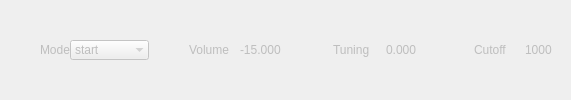
       <widget class="QWidget" name="fake_options_wid" native="true">
        <property name="enabled">
         <bool>false</bool>
        </property>
        <layout class="QHBoxLayout" name="horizontalLayout_2">
         <property name="spacing">
          <number>0</number>
         </property>
         <property name="leftMargin">
          <number>0</number>
         </property>
         <property name="topMargin">
          <number>0</number>
         </property>
         <property name="rightMargin">
          <number>0</number>
         </property>
         <property name="bottomMargin">
          <number>0</number>
         </property>
         <item>
          <spacer name="horizontalSpacer_19">
           <property name="orientation">
            <enum>Qt::Horizontal</enum>
           </property>
           <property name="sizeHint" stdset="0">
            <size>
             <width>40</width>
             <height>20</height>
            </size>
           </property>
          </spacer>
         </item>
         <item>
          <widget class="QLabel" name="fk_rls_mode_l">
           <property name="text">
            <string>Mode</string>
           </property>
          </widget>
         </item>
         <item>
          <widget class="QComboBox" name="fk_rls_mode_cmb">
           <property name="sizePolicy">
            <sizepolicy hsizetype="Minimum" vsizetype="Fixed">
             <horstretch>0</horstretch>
             <verstretch>0</verstretch>
            </sizepolicy>
           </property>
           <property name="minimumSize">
            <size>
             <width>64</width>
             <height>0</height>
            </size>
           </property>
           <property name="toolTip">
            <string>Fake release mode

'start'	Direct reuse of attack sample (default)
'loop_end'	Set start at loop_end (samples with tail after loop)
'cue'	Set start at cue marker</string>
           </property>
           <property name="frame">
            <bool>false</bool>
           </property>
           <item>
            <property name="text">
             <string>start</string>
            </property>
           </item>
           <item>
            <property name="text">
             <string>loop_end</string>
            </property>
           </item>
           <item>
            <property name="text">
             <string>cue</string>
            </property>
           </item>
          </widget>
         </item>
         <item>
          <spacer name="horizontalSpacer_22">
           <property name="orientation">
            <enum>Qt::Horizontal</enum>
           </property>
           <property name="sizeHint" stdset="0">
            <size>
             <width>40</width>
             <height>20</height>
            </size>
           </property>
          </spacer>
         </item>
         <item>
          <widget class="QLabel" name="fk_volume_l">
           <property name="text">
            <string>Volume</string>
           </property>
          </widget>
         </item>
         <item>
          <widget class="QDoubleSpinBox" name="fk_volume_dsb">
           <property name="minimumSize">
            <size>
             <width>64</width>
             <height>0</height>
            </size>
           </property>
           <property name="toolTip">
            <string>Fake Release Attenuation (dB)

In many cases, the release sounds should be attenuated</string>
           </property>
           <property name="frame">
            <bool>false</bool>
           </property>
           <property name="alignment">
            <set>Qt::AlignCenter</set>
           </property>
           <property name="buttonSymbols">
            <enum>QAbstractSpinBox::NoButtons</enum>
           </property>
           <property name="decimals">
            <number>3</number>
           </property>
           <property name="minimum">
            <double>-96.000000000000000</double>
           </property>
           <property name="maximum">
            <double>0.000000000000000</double>
           </property>
           <property name="value">
            <double>-15.000000000000000</double>
           </property>
          </widget>
         </item>
         <item>
          <spacer name="horizontalSpacer_20">
           <property name="orientation">
            <enum>Qt::Horizontal</enum>
           </property>
           <property name="sizeHint" stdset="0">
            <size>
             <width>40</width>
             <height>20</height>
            </size>
           </property>
          </spacer>
         </item>
         <item>
          <widget class="QWidget" name="fk_rls_tweaks_wid" native="true">
           <layout class="QHBoxLayout" name="horizontalLayout_5">
            <property name="spacing">
             <number>0</number>
            </property>
            <property name="leftMargin">
             <number>0</number>
            </property>
            <property name="topMargin">
             <number>0</number>
            </property>
            <property name="rightMargin">
             <number>0</number>
            </property>
            <property name="bottomMargin">
             <number>0</number>
            </property>
            <item>
             <widget class="QLabel" name="fk_tuning_l">
              <property name="text">
               <string>Tuning</string>
              </property>
             </widget>
            </item>
            <item>
             <widget class="QDoubleSpinBox" name="fk_tuning_dsb">
              <property name="minimumSize">
               <size>
                <width>64</width>
                <height>0</height>
               </size>
              </property>
              <property name="toolTip">
               <string>Fake Release Tuning (semitones)

Detune the release sounds from their original pitch</string>
              </property>
              <property name="frame">
               <bool>false</bool>
              </property>
              <property name="alignment">
               <set>Qt::AlignCenter</set>
              </property>
              <property name="buttonSymbols">
               <enum>QAbstractSpinBox::NoButtons</enum>
              </property>
              <property name="decimals">
               <number>3</number>
              </property>
              <property name="minimum">
               <double>-48.000000000000000</double>
              </property>
              <property name="maximum">
               <double>48.000000000000000</double>
              </property>
              <property name="value">
               <double>0.000000000000000</double>
              </property>
             </widget>
            </item>
            <item>
             <spacer name="horizontalSpacer_21">
              <property name="orientation">
               <enum>Qt::Horizontal</enum>
              </property>
              <property name="sizeHint" stdset="0">
               <size>
                <width>40</width>
                <height>20</height>
               </size>
              </property>
             </spacer>
            </item>
            <item>
             <widget class="QLabel" name="fk_cutoff_l">
              <property name="text">
               <string>Cutoff</string>
              </property>
             </widget>
            </item>
            <item>
             <widget class="QDoubleSpinBox" name="fk_cutoff_dsb">
              <property name="minimumSize">
               <size>
                <width>64</width>
                <height>0</height>
               </size>
              </property>
              <property name="toolTip">
               <string>Fake Release Low Pass Filter (Hz)

In many case, release sounds sound &quot;muffled&quot;, this can be simulated here with a simple filter</string>
              </property>
              <property name="frame">
               <bool>false</bool>
              </property>
              <property name="alignment">
               <set>Qt::AlignCenter</set>
              </property>
              <property name="buttonSymbols">
               <enum>QAbstractSpinBox::NoButtons</enum>
              </property>
              <property name="decimals">
               <number>0</number>
              </property>
              <property name="minimum">
               <double>0.000000000000000</double>
              </property>
              <property name="maximum">
               <double>22000.000000000000000</double>
              </property>
              <property name="value">
               <double>1000.000000000000000</double>
              </property>
             </widget>
            </item>
           </layout>
          </widget>
         </item>
        </layout>
       </widget>
